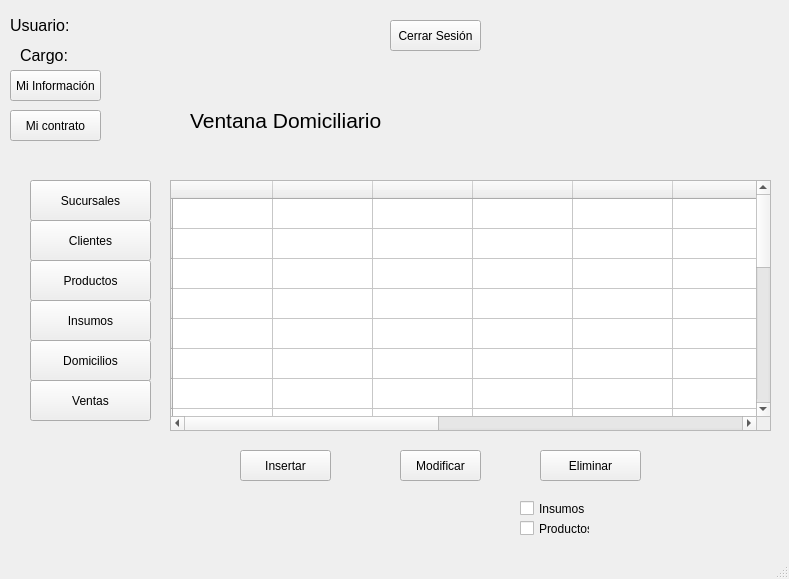
<?xml version="1.0" encoding="UTF-8"?>
<ui version="4.0">
 <class>MainWindow</class>
 <widget class="QMainWindow" name="MainWindow">
  <property name="geometry">
   <rect>
    <x>0</x>
    <y>0</y>
    <width>789</width>
    <height>579</height>
   </rect>
  </property>
  <property name="windowTitle">
   <string>MainWindow</string>
  </property>
  <widget class="QWidget" name="centralwidget">
   <widget class="QLabel" name="label">
    <property name="geometry">
     <rect>
      <x>190</x>
      <y>90</y>
      <width>261</width>
      <height>61</height>
     </rect>
    </property>
    <property name="font">
     <font>
      <pointsize>16</pointsize>
     </font>
    </property>
    <property name="text">
     <string>Ventana Domiciliario</string>
    </property>
   </widget>
   <widget class="QLabel" name="usuario_label">
    <property name="geometry">
     <rect>
      <x>10</x>
      <y>10</y>
      <width>231</width>
      <height>31</height>
     </rect>
    </property>
    <property name="font">
     <font>
      <pointsize>12</pointsize>
     </font>
    </property>
    <property name="text">
     <string>Usuario: </string>
    </property>
   </widget>
   <widget class="QLabel" name="cargo_label">
    <property name="geometry">
     <rect>
      <x>20</x>
      <y>40</y>
      <width>231</width>
      <height>31</height>
     </rect>
    </property>
    <property name="font">
     <font>
      <pointsize>12</pointsize>
     </font>
    </property>
    <property name="text">
     <string>Cargo: </string>
    </property>
   </widget>
   <widget class="QPushButton" name="btn_logout">
    <property name="geometry">
     <rect>
      <x>390</x>
      <y>20</y>
      <width>91</width>
      <height>31</height>
     </rect>
    </property>
    <property name="text">
     <string>Cerrar Sesión</string>
    </property>
   </widget>
   <widget class="QPushButton" name="btn_mi_info">
    <property name="geometry">
     <rect>
      <x>10</x>
      <y>70</y>
      <width>91</width>
      <height>31</height>
     </rect>
    </property>
    <property name="text">
     <string>Mi Información</string>
    </property>
   </widget>
   <widget class="QLabel" name="password_label">
    <property name="geometry">
     <rect>
      <x>800</x>
      <y>230</y>
      <width>47</width>
      <height>13</height>
     </rect>
    </property>
    <property name="text">
     <string>TextLabel</string>
    </property>
   </widget>
   <widget class="QLabel" name="user_label">
    <property name="geometry">
     <rect>
      <x>800</x>
      <y>140</y>
      <width>47</width>
      <height>16</height>
     </rect>
    </property>
    <property name="text">
     <string>user_label</string>
    </property>
   </widget>
   <widget class="QLabel" name="apellido_label">
    <property name="geometry">
     <rect>
      <x>800</x>
      <y>170</y>
      <width>47</width>
      <height>13</height>
     </rect>
    </property>
    <property name="text">
     <string>TextLabel</string>
    </property>
   </widget>
   <widget class="QLabel" name="nombre_label">
    <property name="geometry">
     <rect>
      <x>800</x>
      <y>200</y>
      <width>47</width>
      <height>13</height>
     </rect>
    </property>
    <property name="text">
     <string>TextLabel</string>
    </property>
   </widget>
   <widget class="QPushButton" name="btn_mi_contrato">
    <property name="geometry">
     <rect>
      <x>10</x>
      <y>110</y>
      <width>91</width>
      <height>31</height>
     </rect>
    </property>
    <property name="text">
     <string>Mi contrato</string>
    </property>
   </widget>
   <widget class="QTableWidget" name="tabla">
    <property name="geometry">
     <rect>
      <x>170</x>
      <y>180</y>
      <width>601</width>
      <height>251</height>
     </rect>
    </property>
    <row>
     <property name="text">
      <string/>
     </property>
    </row>
    <row>
     <property name="text">
      <string/>
     </property>
    </row>
    <row>
     <property name="text">
      <string/>
     </property>
    </row>
    <row>
     <property name="text">
      <string/>
     </property>
    </row>
    <row>
     <property name="text">
      <string/>
     </property>
    </row>
    <row>
     <property name="text">
      <string/>
     </property>
    </row>
    <row>
     <property name="text">
      <string/>
     </property>
    </row>
    <row>
     <property name="text">
      <string/>
     </property>
    </row>
    <row>
     <property name="text">
      <string/>
     </property>
    </row>
    <row>
     <property name="text">
      <string/>
     </property>
    </row>
    <row>
     <property name="text">
      <string/>
     </property>
    </row>
    <row>
     <property name="text">
      <string/>
     </property>
    </row>
    <row>
     <property name="text">
      <string/>
     </property>
    </row>
    <row>
     <property name="text">
      <string/>
     </property>
    </row>
    <row>
     <property name="text">
      <string/>
     </property>
    </row>
    <row>
     <property name="text">
      <string/>
     </property>
    </row>
    <row>
     <property name="text">
      <string/>
     </property>
    </row>
    <row>
     <property name="text">
      <string/>
     </property>
    </row>
    <row>
     <property name="text">
      <string/>
     </property>
    </row>
    <row>
     <property name="text">
      <string/>
     </property>
    </row>
    <column>
     <property name="text">
      <string/>
     </property>
    </column>
    <column>
     <property name="text">
      <string/>
     </property>
    </column>
    <column>
     <property name="text">
      <string/>
     </property>
    </column>
    <column>
     <property name="text">
      <string/>
     </property>
    </column>
    <column>
     <property name="text">
      <string/>
     </property>
    </column>
    <column>
     <property name="text">
      <string/>
     </property>
    </column>
    <column>
     <property name="text">
      <string/>
     </property>
    </column>
    <column>
     <property name="text">
      <string/>
     </property>
    </column>
    <column>
     <property name="text">
      <string/>
     </property>
    </column>
    <column>
     <property name="text">
      <string/>
     </property>
    </column>
    <column>
     <property name="text">
      <string/>
     </property>
    </column>
   </widget>
   <widget class="QPushButton" name="btn_clientes">
    <property name="geometry">
     <rect>
      <x>30</x>
      <y>220</y>
      <width>121</width>
      <height>41</height>
     </rect>
    </property>
    <property name="text">
     <string>Clientes</string>
    </property>
   </widget>
   <widget class="QPushButton" name="btn_productos">
    <property name="geometry">
     <rect>
      <x>30</x>
      <y>260</y>
      <width>121</width>
      <height>41</height>
     </rect>
    </property>
    <property name="text">
     <string>Productos</string>
    </property>
   </widget>
   <widget class="QPushButton" name="btn_domicilios">
    <property name="geometry">
     <rect>
      <x>30</x>
      <y>340</y>
      <width>121</width>
      <height>41</height>
     </rect>
    </property>
    <property name="text">
     <string>Domicilios</string>
    </property>
   </widget>
   <widget class="QPushButton" name="btn_ventas">
    <property name="geometry">
     <rect>
      <x>30</x>
      <y>380</y>
      <width>121</width>
      <height>41</height>
     </rect>
    </property>
    <property name="text">
     <string>Ventas</string>
    </property>
   </widget>
   <widget class="QCheckBox" name="productos_check">
    <property name="geometry">
     <rect>
      <x>520</x>
      <y>520</y>
      <width>70</width>
      <height>17</height>
     </rect>
    </property>
    <property name="text">
     <string>Productos</string>
    </property>
   </widget>
   <widget class="QPushButton" name="btn_eliminar">
    <property name="geometry">
     <rect>
      <x>540</x>
      <y>450</y>
      <width>101</width>
      <height>31</height>
     </rect>
    </property>
    <property name="text">
     <string>Eliminar</string>
    </property>
   </widget>
   <widget class="QPushButton" name="btn_insertar">
    <property name="geometry">
     <rect>
      <x>240</x>
      <y>450</y>
      <width>91</width>
      <height>31</height>
     </rect>
    </property>
    <property name="text">
     <string>Insertar</string>
    </property>
   </widget>
   <widget class="QCheckBox" name="insumos_check">
    <property name="geometry">
     <rect>
      <x>520</x>
      <y>500</y>
      <width>91</width>
      <height>17</height>
     </rect>
    </property>
    <property name="text">
     <string>Insumos</string>
    </property>
   </widget>
   <widget class="QPushButton" name="btn_modificar">
    <property name="geometry">
     <rect>
      <x>400</x>
      <y>450</y>
      <width>81</width>
      <height>31</height>
     </rect>
    </property>
    <property name="text">
     <string>Modificar</string>
    </property>
   </widget>
   <widget class="QPushButton" name="btn_sucursales">
    <property name="geometry">
     <rect>
      <x>30</x>
      <y>180</y>
      <width>121</width>
      <height>41</height>
     </rect>
    </property>
    <property name="text">
     <string>Sucursales</string>
    </property>
   </widget>
   <widget class="QPushButton" name="btn_insumos">
    <property name="geometry">
     <rect>
      <x>30</x>
      <y>300</y>
      <width>121</width>
      <height>41</height>
     </rect>
    </property>
    <property name="text">
     <string>Insumos</string>
    </property>
   </widget>
  </widget>
  <widget class="QMenuBar" name="menubar">
   <property name="geometry">
    <rect>
     <x>0</x>
     <y>0</y>
     <width>789</width>
     <height>21</height>
    </rect>
   </property>
  </widget>
  <widget class="QStatusBar" name="statusbar"/>
 </widget>
 <resources/>
 <connections/>
</ui>
